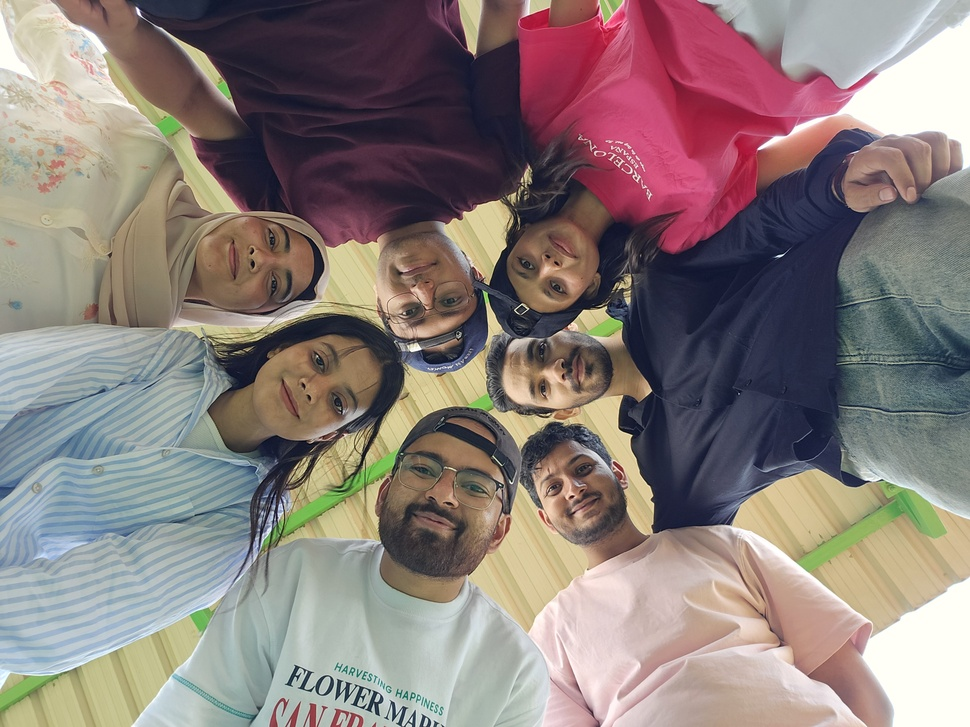
#> input picture Cases/CASE_01_amaan_20260420_110054/Inputs/20260412_122526.jpg, 970 x 727 px, shrunk from 4000 x 3000 before the run
$ python -i tamper_detection.py   (imports and definitions only)
#> lines starting #> are read from the running program, lines starting #| are printed output that depends on the picture
from PIL import Image, ImageChops, ImageEnhance
from io import BytesIO
import os
import numpy as np
import cv2


# ------------------------------------------------------------
# ELA FUNCTION
# ------------------------------------------------------------
def perform_ela(image_path, quality=90, brightness_boost=15):

    try:
        original = Image.open(image_path).convert("RGB")

        buffer = BytesIO()
        original.save(buffer, "JPEG", quality=quality)
        buffer.seek(0)
        recompressed = Image.open(buffer)

        diff = ImageChops.difference(original, recompressed)

        enhancer = ImageEnhance.Brightness(diff)
        ela_image = enhancer.enhance(brightness_boost)

        ela_array = np.array(ela_image)

        mean_error = float(np.mean(ela_array))
        max_error = int(np.max(ela_array))
        std_dev = float(np.std(ela_array))

        report_dir = os.path.join(os.path.dirname(image_path), "UDFA_Reports")
        os.makedirs(report_dir, exist_ok=True)

        ela_path = os.path.join(
            report_dir,
            os.path.basename(image_path) + "_ELA.jpg"
        )

        ela_image.save(ela_path)

        return {
            "ela_path": ela_path,
            "mean_error": mean_error,
            "max_error": max_error,
            "std_dev": std_dev
        }

    except Exception as e:
        return {"error": str(e)}


# ------------------------------------------------------------
# DETECT TAMPERED REGIONS (BOX DRAW)
# ------------------------------------------------------------
def detect_tampered_regions(ela_path):

    img = cv2.imread(ela_path)
    gray = cv2.cvtColor(img, cv2.COLOR_BGR2GRAY)

    _, thresh = cv2.threshold(gray, 200, 255, cv2.THRESH_BINARY)

    contours, _ = cv2.findContours(
        thresh, cv2.RETR_EXTERNAL, cv2.CHAIN_APPROX_SIMPLE
    )

    output = img.copy()

    for cnt in contours:
        area = cv2.contourArea(cnt)

        if area < 500:
            continue

        x, y, w, h = cv2.boundingRect(cnt)

        cv2.rectangle(output, (x, y), (x+w, y+h), (0, 0, 255), 2)

    out_path = ela_path.replace(".jpg", "_BOX.jpg")
    cv2.imwrite(out_path, output)

    return out_path


# ------------------------------------------------------------
# FINAL TAMPER CHECK
# ------------------------------------------------------------
def quick_tamper_check(image_path):

    ela_result = perform_ela(image_path)
#> in perform_ela, original is the input picture: PIL image 970x727 RGB; mean R, G, B 138.4, 125.6, 122.6
#> in perform_ela, `diff = ImageChops.difference(original, recompressed)`:
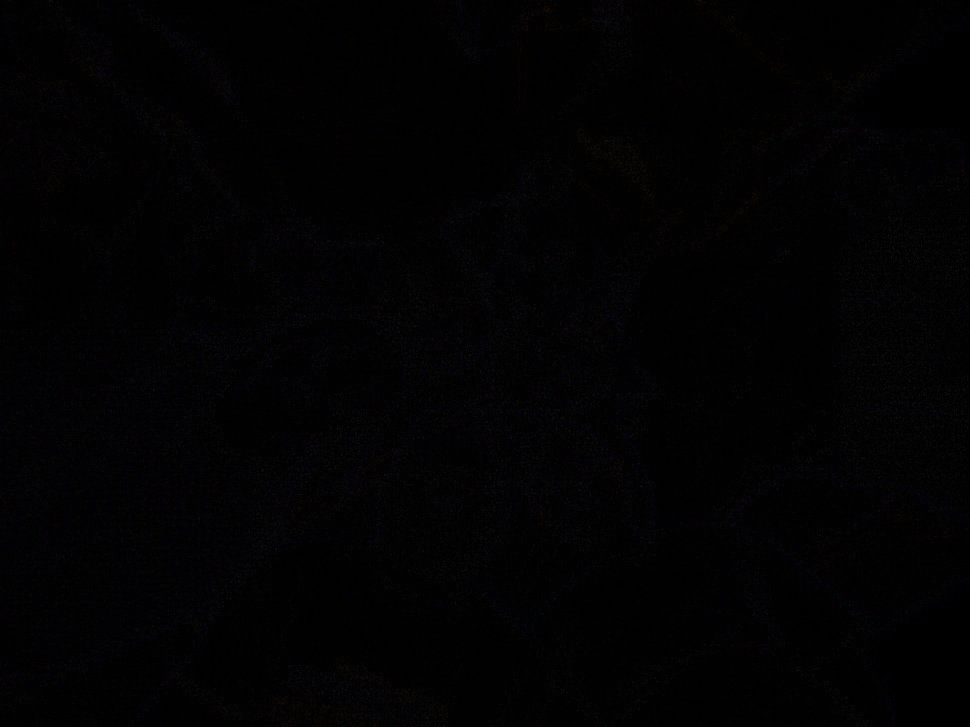
#> diff: PIL image 970x727 RGB; mean R, G, B 2, 1.7, 2.2
#> in perform_ela, `ela_image = enhancer.enhance(brightness_boost)`:
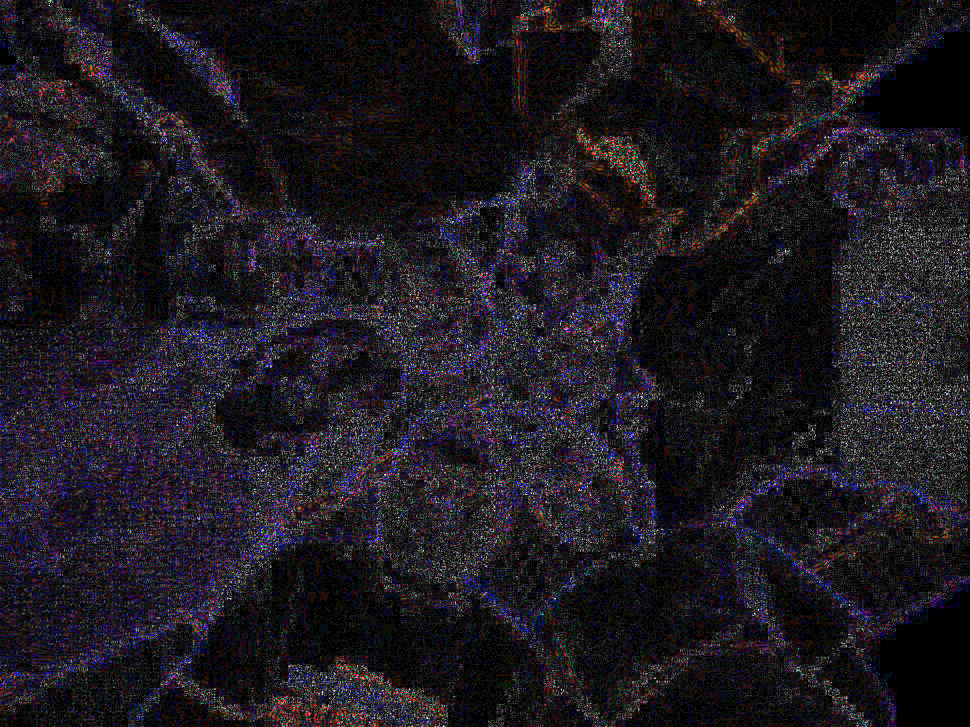
#> ela_image: PIL image 970x727 RGB; mean R, G, B 29.6, 25.7, 32.8
#> in perform_ela, `mean_error = float(np.mean(ela_array))`: mean_error = 29.36
#> in perform_ela, `max_error = int(np.max(ela_array))`: max_error = 255
#> in perform_ela, `std_dev = float(np.std(ela_array))`: std_dev = 32.63
#> ela_result = 4 items

    if "error" in ela_result:
        return {
            "tamper_likelihood": 0,
            "decision": "Unknown",
            "details": ela_result
        }

    mean_err = ela_result["mean_error"]
#> mean_err = 29.36
    max_err = ela_result["max_error"]
#> max_err = 255
    std_dev = ela_result["std_dev"]
#> std_dev = 32.63

    score = 0

    # 🔥 IMPROVED SCORING (LESS FALSE POSITIVES)

    if mean_err > 35:
        score += 40
    elif mean_err > 20:
        score += 20
    elif mean_err > 12:
        score += 10

    if max_err > 220:
        score += 20
    elif max_err > 150:
        score += 10

    if std_dev > 50:
        score += 20
    elif std_dev > 30:
        score += 10

    score = min(score, 100)

    # 🔥 FINAL DECISION

    if score >= 75:
        decision = "Likely Tampered"
    elif score >= 45:
        decision = "Possibly Tampered"
    elif score >= 20:
        decision = "Low Suspicion"
    else:
        decision = "Likely Authentic"

    # 🔥 REGION DETECTION
    box_path = detect_tampered_regions(ela_result["ela_path"])
#> in detect_tampered_regions, `gray = cv2.cvtColor(img, cv2.COLOR_BGR2GRAY)`:
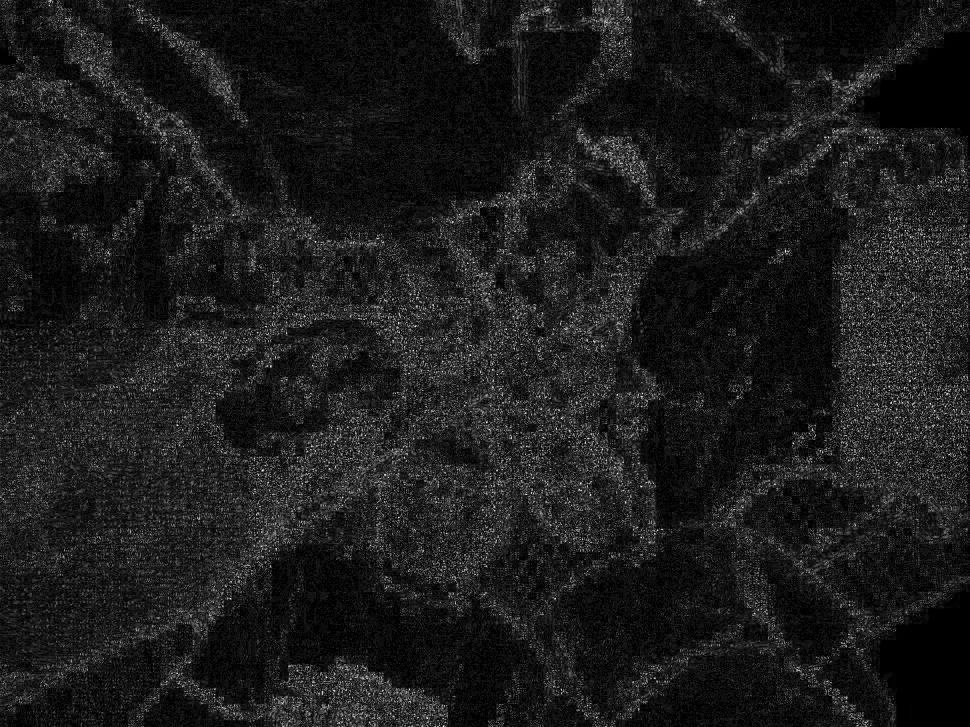
#> gray: shape (727, 970); min 0, max 255, mean 27.9
#> in detect_tampered_regions, `_, thresh = cv2.threshold(gray, 200, 255, cv2.THRESH_BINARY)`: thresh: shape (727, 970); 0.05% white in thin lines or dots
#> in detect_tampered_regions, `contours, _ = cv2.findContours( thresh, cv2.RETR_EXTERNAL, cv2.CHAIN_A..`: contours = 306 contours, all with area under 20
#> the loop in detect_tampered_regions, `for cnt in contours:` made 306 passes
#> cnt on passes 1 to 3: [[443, 726]], [[369, 722]], [[427, 718]]

    return {
        "tamper_likelihood": score,
        "decision": decision,
        "details": {
            "ELA_mean": round(mean_err, 2),
            "ELA_max": max_err,
            "ELA_std_dev": round(std_dev, 2),
            "ELA_path": ela_result["ela_path"],
            "BOX_path": box_path
        }
    }

>>> result = quick_tamper_check('../Cases/CASE_01_amaan_20260420_110054/Inputs/20260412_122526.jpg')
#> result = 3 items
